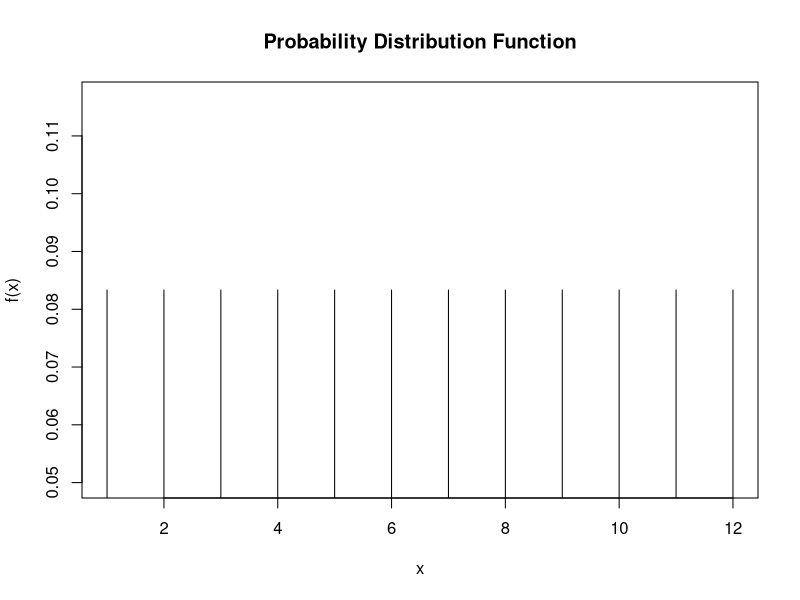
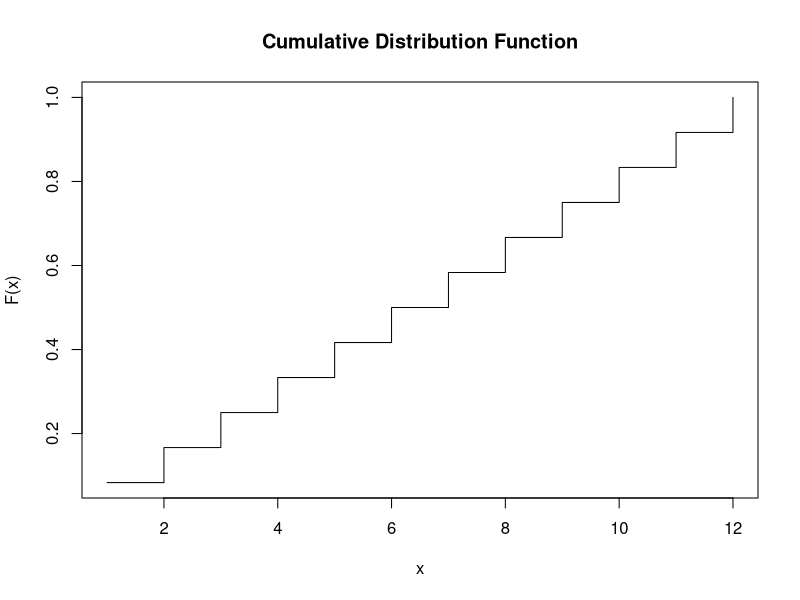
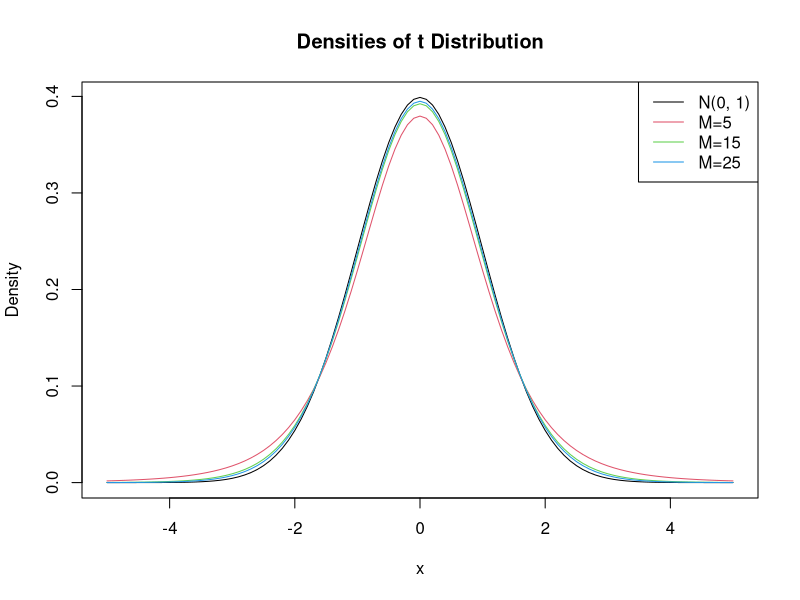

R code for these plots, in order:
## ---- chunk 1
x= 1:12
p= rep(1/12, 12)

plot(x, p, type = "h", xlab = "x", ylab = "f(x)", main = "Probability Distribution Function")
## ---- chunk 2
cdf= cumsum(p)

plot(x, cdf, type = "s", xlab = "x", ylab = "F(x)", main = "Cumulative Distribution Function")
## ---- chunk 3
expected_value= sum(x * p)
expected_value
## ---- chunk 4
variance= sum((x - expected_value)^2 * p)
variance
## ---- chunk 5
f= function(x) {(1 / sqrt(2 * pi)) * exp(-x^2 / 2)}
f
## ---- chunk 6
total_prob= integrate(f, lower = -Inf, upper = Inf)$value
total_prob
## ---- chunk 7
expected_val_func= function(x) {x * f(x)}

expected_value= integrate(expected_val_func, lower = -Inf, upper = Inf)$value
expected_value
## ---- chunk 8
variance_func= function(x) {(x^2) * f(x)}

variance= integrate(variance_func, lower = -Inf, upper = Inf)$value
variance
## ---- chunk 9
prob_e= integrate(f, lower = -Inf, upper = 0.83)$value
prob_e
## ---- chunk 10
prob_f= integrate(f, lower = -0.83, upper = 0.83)$value
prob_f
## ---- chunk 11
prob_g= pnorm(0.83) - pnorm(-0.83)
prob_g
## ---- chunk 12
f= function(x) {(1 / 9) * x^2}
f
## ---- chunk 13
total_prob= integrate(f, lower = 0, upper = 3)$value
total_prob
## ---- chunk 14
# Function for x * f(x)
exp_func= function(x) {x * f(x)}

# Integrate x * f(x) from 0 to 3
expected_sentence= integrate(exp_func, lower = 0, upper = 3)$value
expected_sentence
## ---- chunk 15
# (i) Primary plot command - opens the plot window
curve(dnorm(x), xlim = c(-5, 5), ylab = "Density", main = "Densities of t Distribution", col = 1)

# (ii) Add t-distribution df = 5
curve(dt(x, df = 5), xlim = c(-5, 5), col = 2, add = TRUE)

# (iii) Add t-distribution df = 15
curve(dt(x, df = 15), xlim = c(-5, 5), col = 3, add = TRUE)

# (iv) Add t-distribution df = 25
curve(dt(x, df = 25), xlim = c(-5, 5), col = 4, add = TRUE)

# (v) Add legend
legend("topright", legend = c("N(0, 1)", "M=5", "M=15", "M=25"), col = 1:4, lty = 1)
